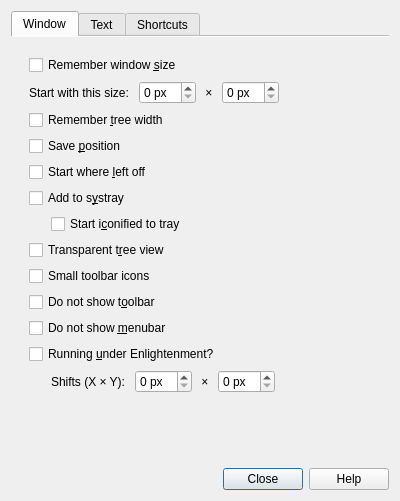
<?xml version="1.0" encoding="UTF-8"?>
<ui version="4.0">
 <class>FeatherNotes::PrefDialog</class>
 <widget class="QDialog" name="prefDialog">
  <property name="geometry">
   <rect>
    <x>0</x>
    <y>0</y>
    <width>400</width>
    <height>501</height>
   </rect>
  </property>
  <property name="windowTitle">
   <string>Preferences</string>
  </property>
  <layout class="QVBoxLayout" name="verticalLayout">
   <item>
    <widget class="QTabWidget" name="tabWidget">
     <property name="currentIndex">
      <number>0</number>
     </property>
     <property name="documentMode">
      <bool>true</bool>
     </property>
     <widget class="QWidget" name="tab">
      <attribute name="title">
       <string>Window</string>
      </attribute>
      <layout class="QVBoxLayout" name="verticalLayout_1">
       <item>
        <widget class="QFrame" name="windowBox">
         <layout class="QVBoxLayout" name="verticalLayout_2">
          <item>
           <widget class="QCheckBox" name="winSizeBox">
            <property name="toolTip">
             <string>Saves window size after closing
this dialog and also on exit.

Uncheck to set a fixed size!</string>
            </property>
            <property name="text">
             <string>Remember window &amp;size</string>
            </property>
           </widget>
          </item>
          <item>
           <layout class="QHBoxLayout" name="horizontalLayout">
            <item>
             <widget class="QLabel" name="winLabel">
              <property name="text">
               <string>Start with this size: </string>
              </property>
             </widget>
            </item>
            <item>
             <widget class="QSpinBox" name="winSpinX">
              <property name="suffix">
               <string> px</string>
              </property>
             </widget>
            </item>
            <item>
             <widget class="QLabel" name="winXLabel">
              <property name="text">
               <string notr="true"> × </string>
              </property>
             </widget>
            </item>
            <item>
             <widget class="QSpinBox" name="winSpinY">
              <property name="suffix">
               <string> px</string>
              </property>
             </widget>
            </item>
            <item>
             <spacer name="horizontalSpacer">
              <property name="orientation">
               <enum>Qt::Horizontal</enum>
              </property>
              <property name="sizeType">
               <enum>QSizePolicy::MinimumExpanding</enum>
              </property>
              <property name="sizeHint" stdset="0">
               <size>
                <width>5</width>
                <height>5</height>
               </size>
              </property>
             </spacer>
            </item>
           </layout>
          </item>
          <item>
           <widget class="QCheckBox" name="splitterSizeBox">
            <property name="toolTip">
             <string>Saves tree width after closing
this dialog and also on exit.

Uncheck for a width ratio of 170/530.</string>
            </property>
            <property name="text">
             <string>Remember &amp;tree width</string>
            </property>
           </widget>
          </item>
          <item>
           <widget class="QCheckBox" name="positionBox">
            <property name="toolTip">
             <string>Saves position after closing
this dialog and also on exit.

(This may not work correctly
under GTK+ DE's like Unity
and Cinnamon.)</string>
            </property>
            <property name="text">
             <string>Save &amp;position</string>
            </property>
           </widget>
          </item>
          <item>
           <widget class="QCheckBox" name="startWhereLeftOff">
            <property name="text">
             <string>Start where &amp;left off</string>
            </property>
           </widget>
          </item>
          <item>
           <widget class="QCheckBox" name="hasTrayBox">
            <property name="toolTip">
             <string>Decides whether a systray icon should be used.
If checked, the titlebar close button iconifies
the window to the systray instead of quitting.

Needs restarting of FeatherNotes to take effect.</string>
            </property>
            <property name="text">
             <string>Add to s&amp;ystray</string>
            </property>
           </widget>
          </item>
          <item>
           <layout class="QHBoxLayout" name="horizontalLayout_2">
            <item>
             <spacer name="horizontalSpacer_1">
              <property name="orientation">
               <enum>Qt::Horizontal</enum>
              </property>
              <property name="sizeType">
               <enum>QSizePolicy::Fixed</enum>
              </property>
              <property name="sizeHint" stdset="0">
               <size>
                <width>22</width>
                <height>5</height>
               </size>
              </property>
             </spacer>
            </item>
            <item>
             <widget class="QCheckBox" name="minTrayBox">
              <property name="toolTip">
               <string>The command line option --tray
can be used instead of this.</string>
              </property>
              <property name="text">
               <string>Start i&amp;conified to tray</string>
              </property>
             </widget>
            </item>
           </layout>
          </item>
          <item>
           <widget class="QCheckBox" name="transparentTree">
            <property name="toolTip">
             <string>Merge the tree view with its surroundings?</string>
            </property>
            <property name="text">
             <string>Transparent t&amp;ree view</string>
            </property>
           </widget>
          </item>
          <item>
           <widget class="QCheckBox" name="smallToolbarIcons">
            <property name="toolTip">
             <string>By default, the active widget style determines
the size of toolbar icons.</string>
            </property>
            <property name="text">
             <string>Small toolbar icons</string>
            </property>
           </widget>
          </item>
          <item>
           <widget class="QCheckBox" name="noToolbar">
            <property name="text">
             <string>Do not show t&amp;oolbar</string>
            </property>
           </widget>
          </item>
          <item>
           <widget class="QCheckBox" name="noMenubar">
            <property name="toolTip">
             <string>If the menubar is hidden,
a menu button appears on the toolbar.</string>
            </property>
            <property name="text">
             <string>Do not show &amp;menubar</string>
            </property>
           </widget>
          </item>
          <item>
           <widget class="QCheckBox" name="EBox">
            <property name="toolTip">
             <string>Check this under Enlightenment (or, probably, another DE)
to use the systray icon more easily!</string>
            </property>
            <property name="text">
             <string>Running &amp;under Enlightenment?</string>
            </property>
           </widget>
          </item>
          <item>
           <layout class="QHBoxLayout" name="horizontalLayout_3">
            <item>
             <spacer name="horizontalSpacer_2">
              <property name="orientation">
               <enum>Qt::Horizontal</enum>
              </property>
              <property name="sizeType">
               <enum>QSizePolicy::Fixed</enum>
              </property>
              <property name="sizeHint" stdset="0">
               <size>
                <width>22</width>
                <height>5</height>
               </size>
              </property>
             </spacer>
            </item>
            <item>
             <widget class="QLabel" name="ELabel">
              <property name="toolTip">
               <string>Some DE's (like Enlightenment) may not report the window position
correctly. If that is the case, you could try to fix the problem here.

If the panel is on the bottom or top, the Y-coordinate should be set;
if it is on the left or right, the X-coordinate should be set.

After choosing the coordinate shifts, put the window in a proper
position and then restart FeatherNotes!</string>
              </property>
              <property name="text">
               <string>Shifts (X × Y): </string>
              </property>
             </widget>
            </item>
            <item>
             <widget class="QSpinBox" name="ESpinX">
              <property name="suffix">
               <string> px</string>
              </property>
             </widget>
            </item>
            <item>
             <widget class="QLabel" name="XLabel">
              <property name="text">
               <string notr="true"> × </string>
              </property>
             </widget>
            </item>
            <item>
             <widget class="QSpinBox" name="ESpinY">
              <property name="suffix">
               <string> px</string>
              </property>
             </widget>
            </item>
            <item>
             <spacer name="horizontalSpacer_3">
              <property name="orientation">
               <enum>Qt::Horizontal</enum>
              </property>
              <property name="sizeType">
               <enum>QSizePolicy::MinimumExpanding</enum>
              </property>
              <property name="sizeHint" stdset="0">
               <size>
                <width>5</width>
                <height>5</height>
               </size>
              </property>
             </spacer>
            </item>
           </layout>
          </item>
         </layout>
        </widget>
       </item>
       <item>
        <spacer name="verticalSpacer">
         <property name="orientation">
          <enum>Qt::Vertical</enum>
         </property>
         <property name="sizeType">
          <enum>QSizePolicy::MinimumExpanding</enum>
         </property>
         <property name="sizeHint" stdset="0">
          <size>
           <width>5</width>
           <height>1</height>
          </size>
         </property>
        </spacer>
       </item>
      </layout>
     </widget>
     <widget class="QWidget" name="tab_2">
      <attribute name="title">
       <string>Text</string>
      </attribute>
      <layout class="QVBoxLayout" name="verticalLayout_3">
       <item>
        <widget class="QFrame" name="textBox">
         <layout class="QVBoxLayout" name="verticalLayout_4">
          <item>
           <widget class="QCheckBox" name="wrapBox">
            <property name="text">
             <string>&amp;Wrap lines by default</string>
            </property>
           </widget>
          </item>
          <item>
           <widget class="QCheckBox" name="indentBox">
            <property name="text">
             <string>Auto-&amp;indent by default</string>
            </property>
           </widget>
          </item>
          <item>
           <widget class="QCheckBox" name="autoBracketBox">
            <property name="toolTip">
             <string>This covers parentheses, braces, brackets and quotes.

Needs restarting of FeatherNotes to take effect.</string>
            </property>
            <property name="text">
             <string>Auto-&amp;bracket</string>
            </property>
           </widget>
          </item>
          <item>
           <widget class="QCheckBox" name="autoReplaceBox">
            <property name="toolTip">
             <string>A triple period is replaced with an ellipsis,
a double hyphen with a long dash, etc. while
the user is typing and under proper circumstances.</string>
            </property>
            <property name="text">
             <string>&amp;Replace some characters while typing</string>
            </property>
           </widget>
          </item>
          <item>
           <layout class="QHBoxLayout" name="horizontalLayout_6">
            <item>
             <widget class="QLabel" name="dateLabel">
              <property name="toolTip">
               <string>Used for pasting the date and time.
Leave empty for the system default.

Takes effect after closing this dialog.</string>
              </property>
              <property name="text">
               <string>Date and time format:</string>
              </property>
             </widget>
            </item>
            <item>
             <widget class="QLineEdit" name="dateEdit">
              <property name="toolTip">
               <string>Used for pasting the date and time.
Leave empty for the system default.

Takes effect after closing this dialog.</string>
              </property>
              <property name="clearButtonEnabled">
               <bool>true</bool>
              </property>
             </widget>
            </item>
           </layout>
          </item>
          <item>
           <layout class="QHBoxLayout" name="horizontalLayout_4">
            <item>
             <widget class="QCheckBox" name="autoSaveBox">
              <property name="text">
               <string>&amp;Auto-save every</string>
              </property>
             </widget>
            </item>
            <item>
             <widget class="QSpinBox" name="autoSaveSpinBox">
              <property name="suffix">
               <string> minute(s)</string>
              </property>
              <property name="minimum">
               <number>1</number>
              </property>
              <property name="maximum">
               <number>60</number>
              </property>
              <property name="value">
               <number>5</number>
              </property>
             </widget>
            </item>
            <item>
             <spacer name="horizontalSpacer_4">
              <property name="orientation">
               <enum>Qt::Horizontal</enum>
              </property>
              <property name="sizeType">
               <enum>QSizePolicy::MinimumExpanding</enum>
              </property>
              <property name="sizeHint" stdset="0">
               <size>
                <width>5</width>
                <height>5</height>
               </size>
              </property>
             </spacer>
            </item>
           </layout>
          </item>
          <item>
           <widget class="QCheckBox" name="workaroundBox">
            <property name="toolTip">
             <string>This is not a complete fix but
prevents annoying scroll jumps.</string>
            </property>
            <property name="text">
             <string>Workaround for &amp;Qt5's scroll jump bug</string>
            </property>
           </widget>
          </item>
          <item>
           <widget class="QGroupBox" name="dictGroupBox">
            <property name="title">
             <string>Spell Checking</string>
            </property>
            <layout class="QVBoxLayout" name="verticalLayout_5">
             <item>
              <layout class="QHBoxLayout" name="horizontalLayout_5">
               <item>
                <widget class="QLabel" name="dictLabel">
                 <property name="toolTip">
                  <string>A Hunspell dictionary has a name that ends with &quot;.dic&quot;
and should be alongside an affix file with the same
name but ending with &quot;.aff&quot;.</string>
                 </property>
                 <property name="text">
                  <string>Hunspell dictionary path:</string>
                 </property>
                </widget>
               </item>
               <item>
                <widget class="QLineEdit" name="dictEdit">
                 <property name="toolTip">
                  <string>A Hunspell dictionary has a name that ends with &quot;.dic&quot;
and should be alongside an affix file with the same
name but ending with &quot;.aff&quot;.</string>
                 </property>
                 <property name="clearButtonEnabled">
                  <bool>true</bool>
                 </property>
                </widget>
               </item>
               <item>
                <widget class="QToolButton" name="dictButton">
                 <property name="toolTip">
                  <string>Add dictionary...</string>
                 </property>
                 <property name="text">
                  <string notr="true">...</string>
                 </property>
                </widget>
               </item>
              </layout>
             </item>
            </layout>
           </widget>
          </item>
          <item>
           <spacer name="verticalSpacer_1">
            <property name="orientation">
             <enum>Qt::Vertical</enum>
            </property>
            <property name="sizeType">
             <enum>QSizePolicy::MinimumExpanding</enum>
            </property>
            <property name="sizeHint" stdset="0">
             <size>
              <width>5</width>
              <height>1</height>
             </size>
            </property>
           </spacer>
          </item>
         </layout>
        </widget>
       </item>
      </layout>
     </widget>
     <widget class="QWidget" name="tab_3">
      <attribute name="title">
       <string>Shortcuts</string>
      </attribute>
      <layout class="QGridLayout" name="gridLayout_3">
       <item row="0" column="0">
        <widget class="QTableWidget" name="tableWidget">
         <property name="editTriggers">
          <set>QAbstractItemView::DoubleClicked|QAbstractItemView::EditKeyPressed|QAbstractItemView::SelectedClicked</set>
         </property>
         <property name="alternatingRowColors">
          <bool>true</bool>
         </property>
         <property name="selectionMode">
          <enum>QAbstractItemView::SingleSelection</enum>
         </property>
         <attribute name="verticalHeaderVisible">
          <bool>false</bool>
         </attribute>
         <column>
          <property name="text">
           <string>Action</string>
          </property>
         </column>
         <column>
          <property name="text">
           <string>Shortcut</string>
          </property>
         </column>
        </widget>
       </item>
       <item row="1" column="0" alignment="Qt::AlignRight">
        <widget class="QPushButton" name="defaultButton">
         <property name="text">
          <string>Default</string>
         </property>
         <property name="autoDefault">
          <bool>false</bool>
         </property>
        </widget>
       </item>
      </layout>
     </widget>
    </widget>
   </item>
   <item>
    <widget class="QLabel" name="promptLabel">
     <property name="text">
      <string/>
     </property>
     <property name="alignment">
      <set>Qt::AlignCenter</set>
     </property>
     <property name="textInteractionFlags">
      <set>Qt::NoTextInteraction</set>
     </property>
    </widget>
   </item>
   <item>
    <widget class="QDialogButtonBox" name="buttonBox">
     <property name="orientation">
      <enum>Qt::Horizontal</enum>
     </property>
     <property name="standardButtons">
      <set>QDialogButtonBox::Close|QDialogButtonBox::Help</set>
     </property>
    </widget>
   </item>
  </layout>
 </widget>
 <resources/>
 <connections/>
</ui>
